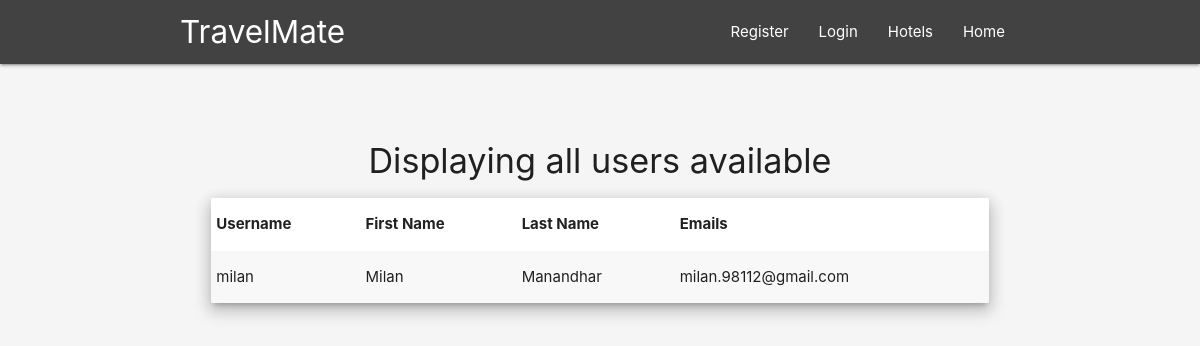
The page /hotel/users.php on the database its author committed.
### tables this page shows
CREATE TABLE `users` (
  `id` int(255) NOT NULL,
  `username` varchar(255) NOT NULL,
  `password` varchar(255) NOT NULL,
  `first_name` varchar(255) NOT NULL,
  `last_name` varchar(255) NOT NULL,
  `email` varchar(255) NOT NULL
);

### hotel/users.php (the view, shortened to what this page needs)
<?php include('header.php') ?>
<?php require 'mysql_connect.php'; ?>
<div class="row design">
    <div class="col s12 m10 offset-m1 l8 offset-l2">
    <h4 class="center heading">Displaying all users available</h4>
        <div class="card z-depth-3">
            <table class="striped">
                <thead>
                    <tr>
                        <th>Username</th>
                        <th>First Name</th>
                        <th>Last Name</th>
                        <th>Emails</th>
                    </tr>
                </thead>
                <tbody>
                    <?php
                        $sql = "SELECT username, first_name, last_name, email FROM users WHERE id!=1";
                        $result = $conn-> query($sql);
                        if($result-> num_rows > 0) {
                            while($row = $result-> fetch_assoc()) {
                                echo "<tr><td>". $row["username"]. "</td><td>". $row["first_name"]. "</td><td>". $row["last_name"]. "</td><td>". $row["email"]. "</td></tr>" ;
                            }
                            echo "</tbody></table>";
                        }
                        else{
                            echo"0 result!";
                        }
                    ?>
        </div>
    </div>
</div>

### hotel/assets/style.css (style rules this page uses)
body { padding:0px; margin:0px; height: 100%; min-height: 100%; background-color: whitesmoke; }

### hotel/users.php (style rules this page uses)
.design { padding-top: 50px; }
.heading { padding-top:5px; padding-bottom:5px; }

### rows shown on the page
users: username "milan", first_name "Milan", last_name "Manandhar", email "milan.98112@gmail.com"
